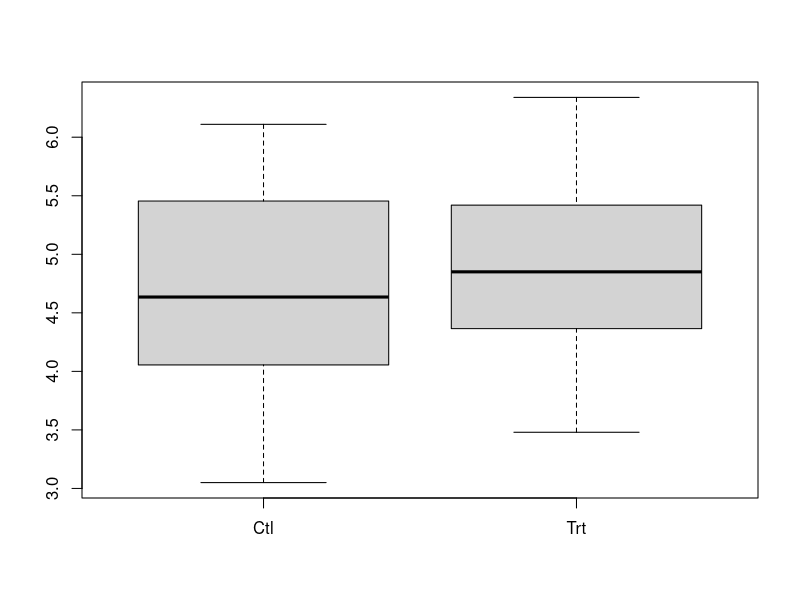
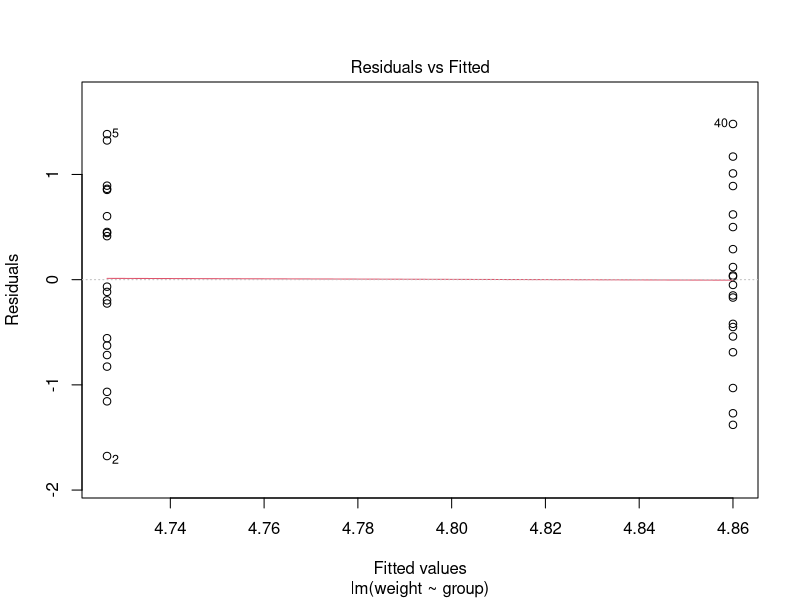
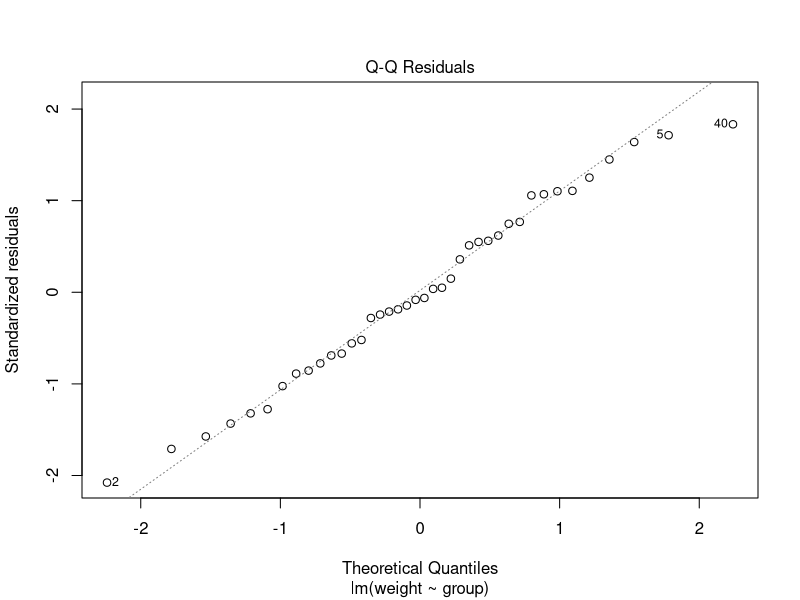
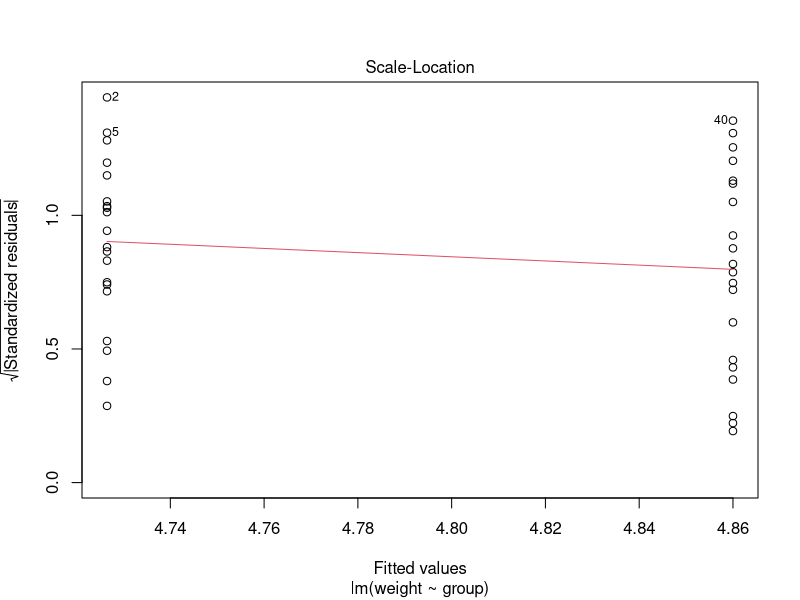
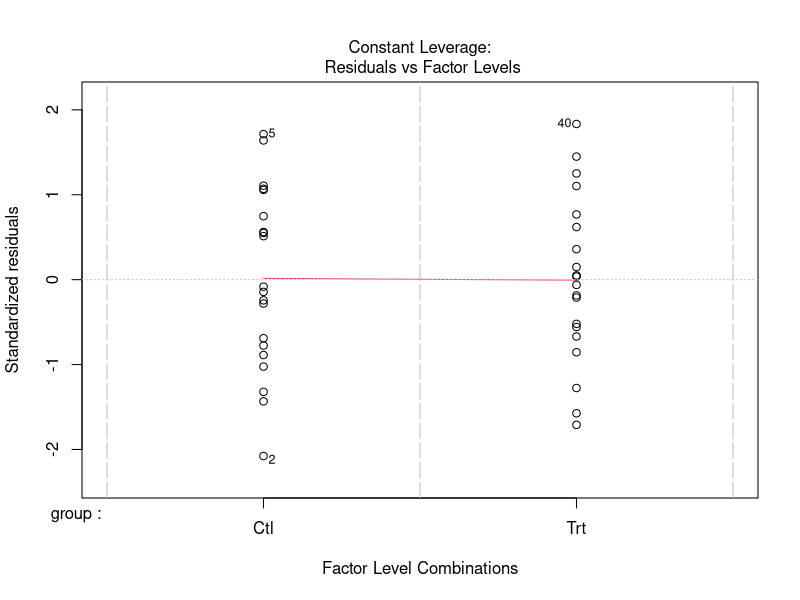
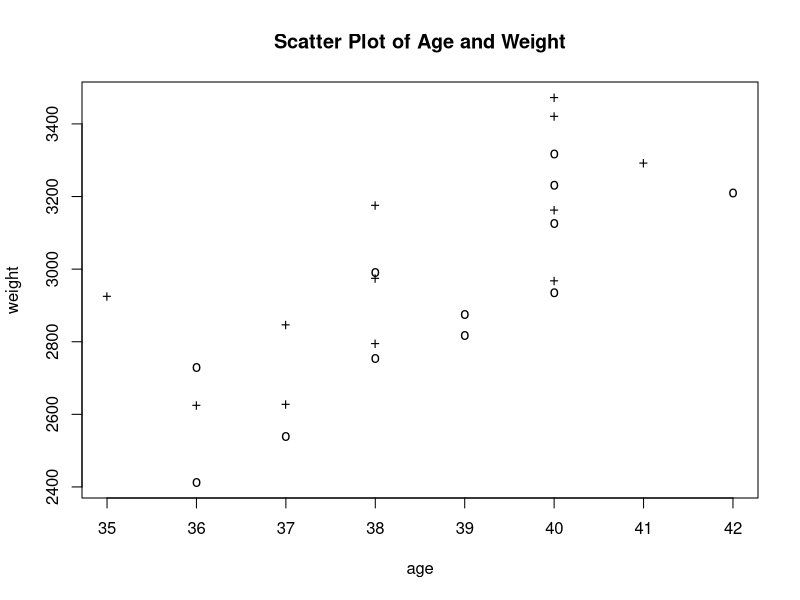
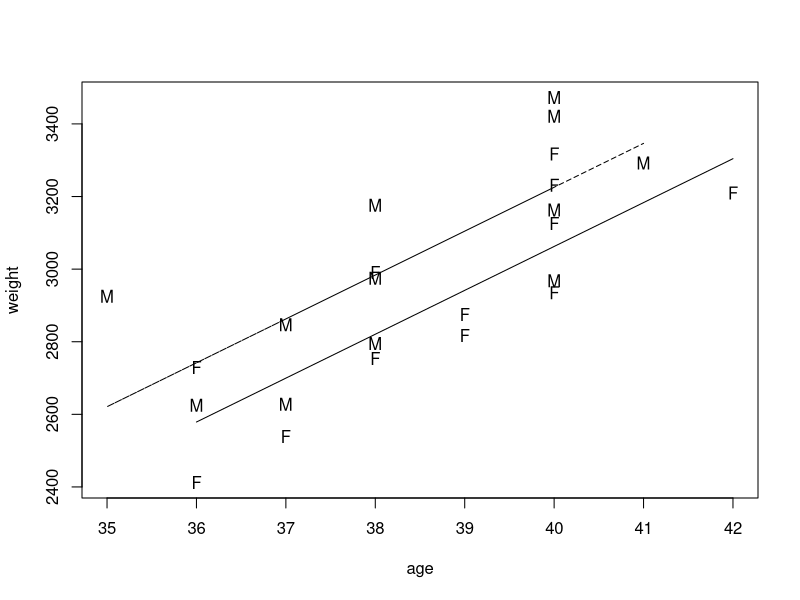
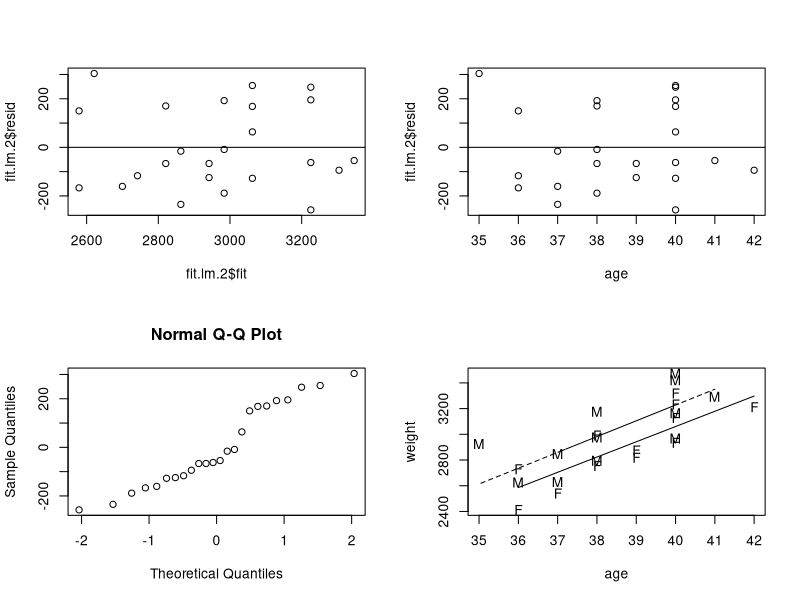

Source code (R) for these figures, in order:
################################################################
# >eR-BioStat                                                  #
#                                                              #
# GLM                                                          # 
# CAHPTER 2                                                    #
# ANOVA and Linear regression                                  #
#                                                              #
# 2018                                                         #
# Ziv Shkedy &  Fetene Tekle                                   #
################################################################

#########################################
# EXAMPLE 1:                            #
# Plant Weight Data (Dobson)            #
#########################################

ctl <- c(4.17,3.05,5.18,4.01,6.11,4.10,5.17,3.57,5.33,5.59,
         4.66,5.58,3.66,4.50,3.90,4.61,5.62,4.53,6.05,5.14)
trt <- c(4.81,4.17,4.41,3.59,5.87,3.83,6.03,4.98,4.90,5.75,
         5.36,3.48,4.69,4.44,4.89,4.71,5.48,4.32,5.15,6.34)
group <- gl(2,20,labels=c("Ctl","Trt"))
weight <- c(ctl,trt)
cbind(weight,group)
boxplot(split(weight,group))
fit.D9 <- lm(weight ~ group)
summary(fit.D9)
anova(fit.D9)
plot(fit.D9)
fit.aov<-aov(weight ~ group)
summary(fit.aov)
anova(fit.aov)

#data()
#data(package=.packages(all.available=TRUE))
#data(nottem )
#names(Familydata)
#ls()
#fm<-read.table(Familydata, package="epicalc")


##############################################
# EXAMPLE 2:                                 #
# bodyweight and gestational age  (Dobson)   #
##############################################

bage<-c(40,38,40,35,36,37,41,40,37,38,40,38)
gage<-c(40,36,40,38,42,39,40,37,36,38,39,40)
bwei<-c(2968,2795,3163,2925,2625,2847,3292,3473,2628,3176,3421,2975)
gwei<-c(3317,2729,2935,2754,3210,2817,3126,2539,2412,2991,2875,3231)
age<-c(bage,gage)
weight<-c(bwei,gwei)
gender <- gl(2,12,24,labels=c("M","F"))
dat2<-data.frame(weight,age,gender)
dat2

plot(age,weight,pch=" ", main="Scatter Plot of Age and Weight")
points(age[gender=="F"],weight[gender=="F"],pch="o")
points(age[gender=="M"],weight[gender=="M"],pch="+")


fit.lm.0 <- lm(weight ~ 1,data=dat2)
summary(fit.lm.0)
fit.lm.1 <- lm(weight ~ age,data=dat2)
summary(fit.lm.1)

fit.lm.2 <- lm(weight ~ age + gender,data=dat2)
fit.lm.3 <- lm(weight ~ age + gender + age*gender,data=dat2)
fit.lm.4 <- lm(weight ~ age + age:gender,data=dat2)
summary(fit.lm.0)
summary(fit.lm.1)
summary(fit.lm.2)
summary(fit.lm.3)
summary(fit.lm.4)
anova(fit.lm.0,fit.lm.1)
anova(fit.lm.1,fit.lm.2)
anova(fit.lm.2,fit.lm.3)

plot(age,weight,pch=" ")
points(age[gender=="F"],weight[gender=="F"],pch="F")
points(age[gender=="M"],weight[gender=="M"],pch="M")
lines(age[gender=="F"],fit.lm.2$fit[gender=="F"])
lines(age[gender=="M"],fit.lm.2$fit[gender=="M"],lty=2)

par(mfrow=c(2,2))
plot(fit.lm.2$fit,fit.lm.2$resid)
abline(0,0)
plot(age,fit.lm.2$resid)
abline(0,0)
qqnorm(fit.lm.2$resid)



summary(fit.lm.2)
summary(fit.lm.3)
summary(fit.lm.4)


plot(age,weight,pch=" ")
points(age[gender=="F"],weight[gender=="F"],pch="F")
points(age[gender=="M"],weight[gender=="M"],pch="M")
lines(age[gender=="F"],fit.lm.4$fit[gender=="F"])
lines(age[gender=="M"],fit.lm.4$fit[gender=="M"],lty=2)

plot(fit.lm.2$fit,fit.lm.4$resid)
abline(0,0)
plot(age,fit.lm.4$resid)
abline(0,0)
qqnorm(fit.lm.4$resid)

par(mfrow=c(2,2))
plot(fit.lm.2)

summary(fit.lm.2)

bage<-c(40,38,40,35,36,37,41,40,37,38,40,38)
gage<-c(40,36,40,38,42,39,40,37,36,38,39,40)
bwei<-c(2968,2795,3163,2925,2625,2847,3292,3473,2628,3176,3421,2975)
gwei<-c(3317,2729,2935,2754,3210,2817,3126,2539,2412,2991,2875,3231)
age<-c(bage,gage)
weight<-c(bwei,gwei)
gender <-c(rep(0,12),rep(1,12))
dat2<-data.frame(weight,age,gender)
dat2

summary(fit.lm.2)

beta1<-seq(from=110,to=130,length=100)
res.i<-c(1:100)
for(i in 1:100)
{
predict<- -1610.28+beta1[i]*age-163.04*gender
res.i[i]<-sum((weight-predict)^2) 
}
par(mfrow=c(1,1))
plot(beta1,res.i,type="l")
lines(c(120.89,120.89),c(min(res.i),max(res.i)))


summary(fit.lm.2)

beta1<-seq(from=110,to=130,length=100)
beta2<-seq(from=-170,to=170,length=100)
res.i<-matrix(0,100,100)
for(i in 1:100)
{
for(j in 1:100)
{
predict<- -1610.28+beta1[i]*age+beta2[j]*(1-gender)
res.i[i,j]<-sum((weight-predict)^2) 
}
}

contour(beta1,beta2,res.i)

persp(beta1,beta2,res.i)



#########################################################
# END OF CHAPTER 2                                      #
#########################################################




